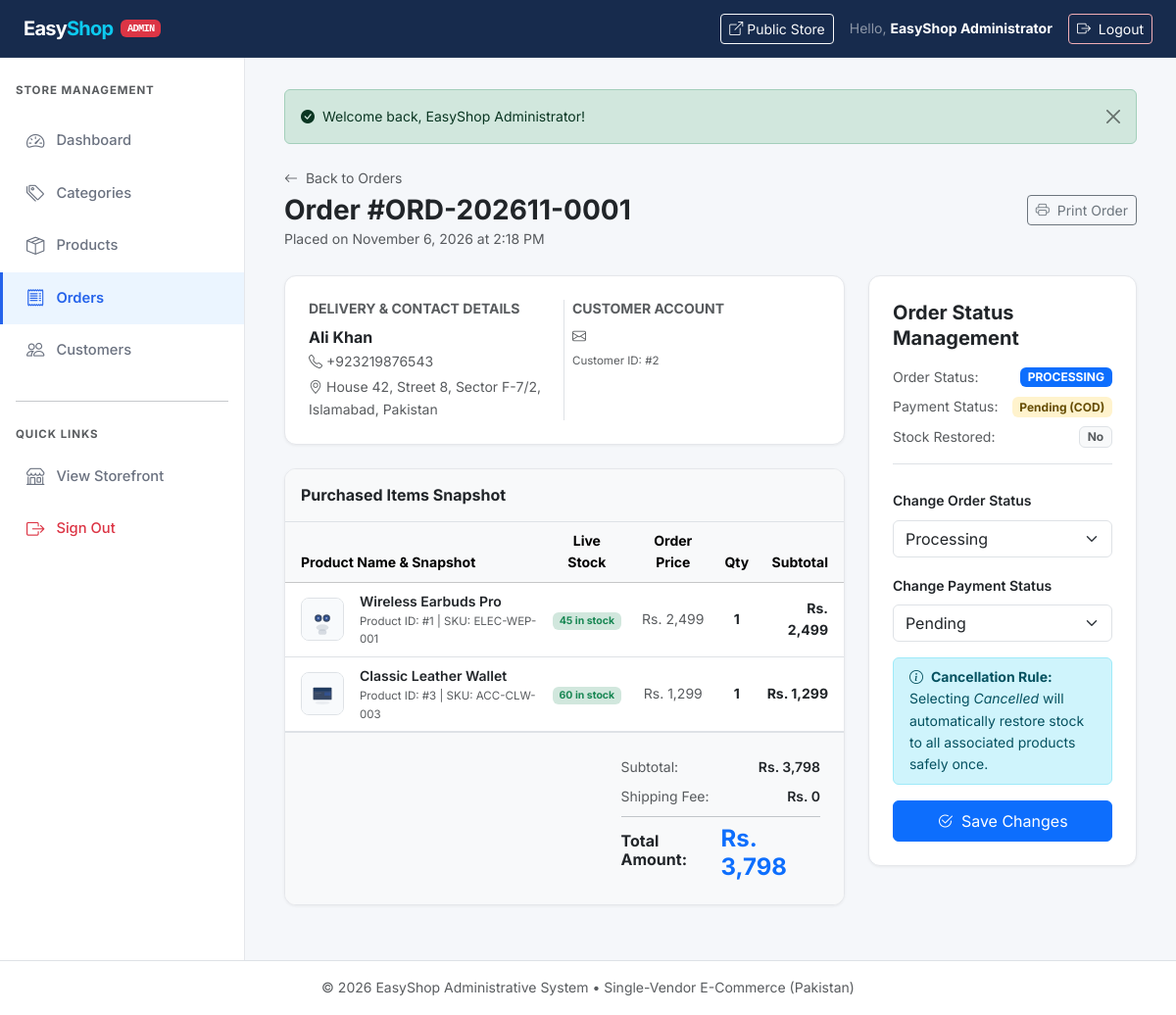
/admin/orders/details.php?id=1 (signed in), run on the app's committed database.
### tables this page shows
CREATE TABLE `orders` (
  `order_id` INT UNSIGNED NOT NULL AUTO_INCREMENT,
  `user_id` INT UNSIGNED DEFAULT NULL,
  `order_number` VARCHAR(50) NOT NULL,
  `subtotal` DECIMAL(10, 2) NOT NULL,
  `shipping_fee` DECIMAL(10, 2) NOT NULL DEFAULT 200.00,
  `total_amount` DECIMAL(10, 2) NOT NULL,
  `payment_method` ENUM('cod') NOT NULL DEFAULT 'cod',
  `payment_status` ENUM('pending', 'paid', 'failed') NOT NULL DEFAULT 'pending',
  `order_status` ENUM('pending', 'confirmed', 'processing', 'shipped', 'delivered', 'cancelled') NOT NULL DEFAULT 'pending',
  `is_stock_restored` TINYINT(1) UNSIGNED NOT NULL DEFAULT 0,
  `shipping_name` VARCHAR(100) NOT NULL,
  `shipping_phone` VARCHAR(20) NOT NULL,
  `shipping_address` TEXT NOT NULL,
  `created_at` TIMESTAMP NOT NULL DEFAULT CURRENT_TIMESTAMP,
  PRIMARY KEY (`order_id`),
  UNIQUE KEY `uq_orders_number` (`order_number`),
  KEY `idx_orders_user_id` (`user_id`),
  KEY `idx_orders_status` (`order_status`),
  KEY `idx_orders_created_at` (`created_at`),
  CONSTRAINT `fk_orders_user` 
    FOREIGN KEY (`user_id`) 
    REFERENCES `users` (`user_id`) 
    ON DELETE SET NULL 
    ON UPDATE CASCADE
);

CREATE TABLE `order_items` (
  `order_item_id` INT UNSIGNED NOT NULL AUTO_INCREMENT,
  `order_id` INT UNSIGNED NOT NULL,
  `product_id` INT UNSIGNED DEFAULT NULL,
  `product_name` VARCHAR(200) NOT NULL,
  `price` DECIMAL(10, 2) NOT NULL,
  `quantity` INT UNSIGNED NOT NULL DEFAULT 1,
  `subtotal` DECIMAL(10, 2) NOT NULL,
  PRIMARY KEY (`order_item_id`),
  KEY `idx_order_items_order_id` (`order_id`),
  KEY `idx_order_items_product_id` (`product_id`),
  CONSTRAINT `fk_order_items_order` 
    FOREIGN KEY (`order_id`) 
    REFERENCES `orders` (`order_id`) 
    ON DELETE CASCADE 
    ON UPDATE CASCADE,
  CONSTRAINT `fk_order_items_product` 
    FOREIGN KEY (`product_id`) 
    REFERENCES `products` (`product_id`) 
    ON DELETE SET NULL 
    ON UPDATE CASCADE
);

CREATE TABLE `products` (
  `product_id` INT UNSIGNED NOT NULL AUTO_INCREMENT,
  `category_id` INT UNSIGNED NOT NULL,
  `product_name` VARCHAR(200) NOT NULL,
  `slug` VARCHAR(200) NOT NULL,
  `sku` VARCHAR(50) NOT NULL,
  `description` TEXT DEFAULT NULL,
  `price` DECIMAL(10, 2) NOT NULL,
  `original_price` DECIMAL(10, 2) DEFAULT NULL,
  `stock` INT UNSIGNED NOT NULL DEFAULT 0,
  `image` VARCHAR(255) NOT NULL,
  `status` ENUM('active', 'inactive') NOT NULL DEFAULT 'active',
  `is_featured` TINYINT(1) UNSIGNED NOT NULL DEFAULT 0,
  `created_at` TIMESTAMP NOT NULL DEFAULT CURRENT_TIMESTAMP,
  PRIMARY KEY (`product_id`),
  UNIQUE KEY `uq_products_slug` (`slug`),
  UNIQUE KEY `uq_products_sku` (`sku`),
  KEY `idx_products_category_id` (`category_id`),
  KEY `idx_products_status` (`status`),
  KEY `idx_products_featured` (`is_featured`),
  KEY `idx_products_price` (`price`),
  CONSTRAINT `fk_products_category` 
    FOREIGN KEY (`category_id`) 
    REFERENCES `categories` (`category_id`) 
    ON DELETE RESTRICT 
    ON UPDATE CASCADE
);

### includes/functions.php (called while the page is built, shortened)
<?php
function getFlash($type) {
    if (isset($_SESSION['flash'][$type])) {
        $msg = $_SESSION['flash'][$type];
        return $msg;
    }
    return null;
}
function e($data) {
    return htmlspecialchars((string)$data, ENT_QUOTES, 'UTF-8');
}
function format_pkr($amount, $showDecimals = false) {
    $val = (float)$amount;
    return 'Rs. ' . number_format($val, $showDecimals ? 2 : 0);
}
function get_product_image_url($path, $prefixPath = '') {
    $diskPath = __DIR__ . '/../' . ltrim($path, '/');
    if (file_exists($diskPath)) {
        return $prefixPath . ltrim($path, '/');
    }
    return $prefixPath . 'assets/images/product-placeholder.svg';
}

### admin/orders/details.php (the view, shortened to what this page needs)
<?php
require_once __DIR__ . '/../../includes/admin-header.php';
require_once __DIR__ . '/../../includes/admin-sidebar.php';
$orderId = (int)($_GET['id'] ?? 0);
$order = null;
$orderItems = [];
if ($conn) {
    $sql = "SELECT o.*, u.name AS user_name, u.email AS user_email, u.phone AS user_phone, u.created_at AS user_registered_at
            FROM orders o
            LEFT JOIN users u ON o.user_id = u.user_id
            WHERE o.order_id = ?
            LIMIT 1";
    $stmt = mysqli_prepare($conn, $sql);
    if ($stmt) {
        mysqli_stmt_bind_param($stmt, 'i', $orderId);
        mysqli_stmt_execute($stmt);
        $res = mysqli_stmt_get_result($stmt);
        $order = mysqli_fetch_assoc($res);
    }
    if ($order) {
        $itemSql = "SELECT oi.*, p.stock AS current_live_stock, p.sku AS current_sku, p.image, p.status AS product_status
                    FROM order_items oi
                    LEFT JOIN products p ON oi.product_id = p.product_id
                    WHERE oi.order_id = ?
                    ORDER BY oi.order_item_id ASC";
        $itemStmt = mysqli_prepare($conn, $itemSql);
        if ($itemStmt) {
            mysqli_stmt_bind_param($itemStmt, 'i', $orderId);
            mysqli_stmt_execute($itemStmt);
            $itemRes = mysqli_stmt_get_result($itemStmt);
            while ($row = mysqli_fetch_assoc($itemRes)) {
                $orderItems[] = $row;
            }
        }
    }
}
$flashSuccess = getFlash('success');
?>
<main class="admin-main">
  <?php if ($flashSuccess): ?>
    <div class="alert alert-success alert-dismissible fade show mb-4 small" role="alert">
      <i class="bi bi-check-circle-fill me-1"></i> <?= e($flashSuccess) ?>
      <button type="button" class="btn-close" data-bs-dismiss="alert" aria-label="Close"></button>
    </div>
  <?php endif; ?>
  <div class="d-flex flex-wrap justify-content-between align-items-center mb-4 gap-2">
    <div>
      <div class="small text-muted mb-1">
        <a href="index.php" class="text-decoration-none"><i class="bi bi-arrow-left me-1"></i> Back to Orders</a>
      </div>
      <h1 class="h3 fw-bold text-dark mb-0">
        Order #<?= e($order['order_number']) ?>
      </h1>
      <span class="text-muted small">Placed on <?= date('F j, Y \a\t g:i A', strtotime($order['created_at'])) ?></span>
    </div>
    <div class="d-flex gap-2">
      <button type="button" class="btn btn-outline-secondary btn-sm" onclick="window.print();">
        <i class="bi bi-printer me-1"></i> Print Order
      </button>
    </div>
  </div>
  <div class="row g-4">
    <div class="col-lg-8">
      <div class="admin-card p-4 mb-4">
        <div class="row g-3">
          <div class="col-sm-6 border-end">
            <h6 class="text-muted text-uppercase small fw-bold mb-2">Delivery &amp; Contact Details</h6>
            <div class="fw-bold text-dark"><?= e($order['shipping_name']) ?></div>
            <div class="small text-muted"><i class="bi bi-telephone me-1"></i><?= e($order['shipping_phone']) ?></div>
            <div class="small text-muted mt-1"><i class="bi bi-geo-alt me-1"></i><?= nl2br(e($order['shipping_address'])) ?></div>
          </div>
          <div class="col-sm-6">
            <h6 class="text-muted text-uppercase small fw-bold mb-2">Customer Account</h6>
            <?php if (!empty($order['user_id'])): ?>
              <div class="small text-muted"><i class="bi bi-envelope me-1"></i><?= e($order['user_email']) ?></div>
              <div class="small text-muted mt-1" style="font-size: 0.72rem;">Customer ID: #<?= (int)$order['user_id'] ?></div>
            <?php else: ?>
              <span class="text-muted small">Guest checkout / Account deleted</span>
            <?php endif; ?>
          </div>
        </div>
      </div>
      <div class="admin-card overflow-hidden mb-4">
        <div class="p-3 bg-light border-bottom">
          <h5 class="fw-bold text-dark mb-0 fs-6">Purchased Items Snapshot</h5>
        </div>
        <div class="table-responsive">
          <table class="table align-middle mb-0">
            <thead class="table-light small">
              <tr>
                <th scope="col" class="ps-3">Product Name &amp; Snapshot</th>
                <th scope="col" class="text-center">Live Stock</th>
                <th scope="col" class="text-center">Order Price</th>
                <th scope="col" class="text-center">Qty</th>
                <th scope="col" class="text-end pe-3">Subtotal</th>
              </tr>
            </thead>
            <tbody>
              <?php foreach ($orderItems as $item): ?>
                <tr>
                  <td class="ps-3">
                    <div class="d-flex align-items-center gap-3">
                      <img src="<?= e(get_product_image_url($item['image'], '../../')) ?>"
                           alt="<?= e($item['product_name']) ?>"
                           class="rounded-3 border object-fit-cover"
                           style="width: 44px; height: 44px;">
                      <div>
                        <div class="fw-semibold text-dark small"><?= e($item['product_name']) ?></div>
                        <div class="text-muted small" style="font-size: 0.72rem;">
                          Product ID: #<?= (int)$item['product_id'] ?>
                          <?php if (!empty($item['current_sku'])): ?>
                            | SKU: <?= e($item['current_sku']) ?>
                          <?php endif; ?>
                        </div>
                      </div>
                    </div>
                  </td>
                  <td class="text-center small">
                    <?php if ($item['product_id'] !== null): ?>
                      <span class="badge <?= (int)$item['current_live_stock'] > 5 ? 'bg-success-subtle text-success' : 'bg-warning-subtle text-warning-emphasis' ?>">
                        <?= (int)$item['current_live_stock'] ?> in stock
                      </span>
                    <?php else: ?>
                      <span class="badge bg-secondary-subtle text-secondary">Deleted</span>
                    <?php endif; ?>
                  </td>
                  <td class="text-center text-muted small">
                    <?= format_pkr($item['price']) ?>
                  </td>
                  <td class="text-center fw-bold text-dark small">
                    <?= (int)$item['quantity'] ?>
                  </td>
                  <td class="text-end pe-3 fw-bold text-dark small">
                    <?= format_pkr($item['subtotal']) ?>
                  </td>
                </tr>
              <?php endforeach; ?>
            </tbody>
          </table>
        </div>
        <div class="p-4 bg-light border-top">
          <div class="row justify-content-end">
            <div class="col-md-5">
              <div class="d-flex justify-content-between mb-2 small">
                <span class="text-muted">Subtotal:</span>
                <span class="fw-semibold text-dark"><?= format_pkr($order['subtotal']) ?></span>
              </div>
              <div class="d-flex justify-content-between mb-2 small">
                <span class="text-muted">Shipping Fee:</span>
                <span class="fw-semibold text-dark"><?= format_pkr($order['shipping_fee']) ?></span>
              </div>
              <hr class="my-2">
              <div class="d-flex justify-content-between align-items-baseline">
                <span class="h6 fw-bold text-dark mb-0">Total Amount:</span>
                <span class="h4 fw-bold text-primary mb-0"><?= format_pkr($order['total_amount']) ?></span>
              </div>
            </div>
          </div>
        </div>
      </div>
    </div>
    <div class="col-lg-4">
      <div class="admin-card p-4 sticky-top" style="top: 20px;">
        <h5 class="fw-bold text-dark mb-3">Order Status Management</h5>
        <div class="mb-4 pb-3 border-bottom">
          <div class="d-flex justify-content-between align-items-center mb-2">
            <span class="text-muted small">Order Status:</span>
            <?php
              $statusBadge = 'bg-secondary';
              switch ($order['order_status']) {
                  case 'processing': $statusBadge = 'bg-primary text-white'; break;
              }
            ?>
            <span class="badge <?= $statusBadge ?> text-uppercase px-2 py-1">
              <?= e($order['order_status']) ?>
            </span>
          </div>
          <div class="d-flex justify-content-between align-items-center mb-2">
            <span class="text-muted small">Payment Status:</span>
            <span class="badge <?= $order['payment_status'] === 'paid' ? 'bg-success-subtle text-success' : 'bg-warning-subtle text-warning-emphasis' ?>">
              <?= ucfirst(e($order['payment_status'])) ?> (<?= strtoupper(e($order['payment_method'])) ?>)
            </span>
          </div>
          <div class="d-flex justify-content-between align-items-center">
            <span class="text-muted small">Stock Restored:</span>
            <span class="badge <?= (int)$order['is_stock_restored'] === 1 ? 'bg-success-subtle text-success' : 'bg-light text-muted border' ?>">
              <?= (int)$order['is_stock_restored'] === 1 ? 'Yes (Restored)' : 'No' ?>
            </span>
          </div>
        </div>
        <form action="update-status.php" method="POST" onsubmit="return confirm('Confirm update of order status?');">
          <div class="mb-3">
            <label for="order_status" class="form-label small fw-semibold text-dark">Change Order Status</label>
            <select name="order_status" id="order_status" class="form-select" <?= $order['order_status'] === 'cancelled' ? 'disabled' : '' ?>>
              <option value="processing" <?= $order['order_status'] === 'processing' ? 'selected' : '' ?>>Processing</option>
            </select>
          </div>
          <div class="mb-3">
            <label for="payment_status" class="form-label small fw-semibold text-dark">Change Payment Status</label>
            <select name="payment_status" id="payment_status" class="form-select">
              <option value="pending" <?= $order['payment_status'] === 'pending' ? 'selected' : '' ?>>Pending</option>
            </select>
          </div>
          <?php if (in_array($order['order_status'], ['pending', 'confirmed', 'processing'], true)): ?>
            <div class="alert alert-info py-2 px-3 small mb-3">
              <i class="bi bi-info-circle me-1"></i> <strong>Cancellation Rule:</strong> Selecting <em>Cancelled</em> will automatically restore stock to all associated products safely once.
            </div>
          <?php elseif (in_array($order['order_status'], ['shipped', 'delivered'], true)): ?>
            <div class="alert alert-warning py-2 px-3 small mb-3">
              <i class="bi bi-exclamation-triangle me-1"></i> Order is in or past transit. Cancellation is locked to preserve inventory balance.
            </div>
          <?php elseif ($order['order_status'] === 'cancelled'): ?>
            <div class="alert alert-secondary py-2 px-3 small mb-3">
              <i class="bi bi-lock-fill me-1"></i> Order is permanently cancelled. Inventory was restored.
            </div>
          <?php endif; ?>
          <?php if ($order['order_status'] !== 'cancelled'): ?>
            <button type="submit" class="btn btn-primary w-100 py-2">
              <i class="bi bi-check2-circle me-1"></i> Save Changes
            </button>
          <?php endif; ?>
        </form>
      </div>
    </div>
  </div>
</main>
<?php require_once __DIR__ . '/../../includes/admin-footer.php'; ?>

### data on the page
orders: order_number "ORD-202611-0001", created_at "November 6, 2026 at 2:18 PM", shipping_name "Ali Khan", shipping_phone "+923219876543", shipping_address "House 42, Street 8, Sector F-7/2, Islamabad, Pakistan", user "2", subtotal "Rs. 3,798", shipping_fee "Rs. 0", total_amount "Rs. 3,798", order_status "PROCESSING", payment_status "Pending", payment_method "COD", order_status "Processing"
order_items: product.image (picture), product_name "Wireless Earbuds Pro", product "1", product.sku "ELEC-WEP-001", product.stock "45", price "Rs. 2,499", quantity "1", subtotal "Rs. 2,499"
order_items: product.image (picture), product_name "Classic Leather Wallet", product "3", product.sku "ACC-CLW-003", product.stock "60", price "Rs. 1,299", quantity "1", subtotal "Rs. 1,299"

### other printed values
$admin['name'] "EasyShop Administrator"
$flashSuccess "Welcome back, EasyShop Administrator!"
